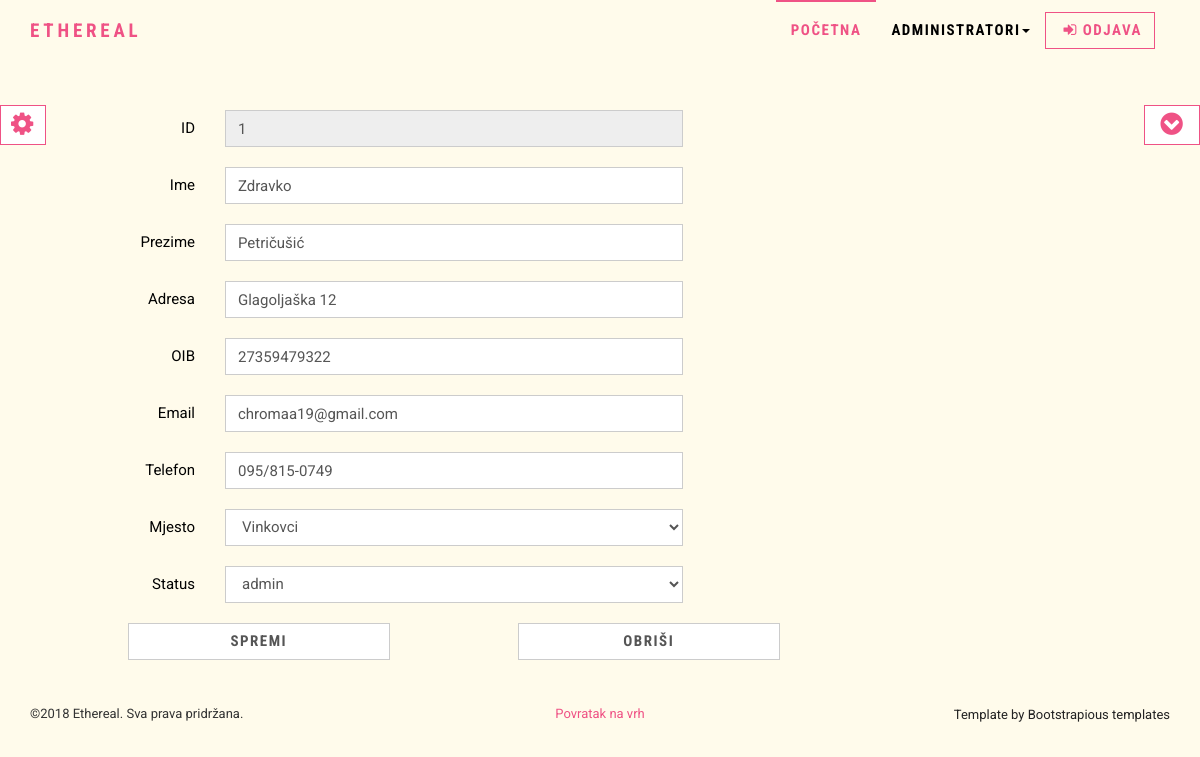
Page /php/user.php?id=1 (signed in) on the committed database.
### tables this page shows
CREATE TABLE `users` (
  `id` int(11) NOT NULL,
  `ime` varchar(30) NOT NULL,
  `prezime` varchar(30) NOT NULL,
  `username` varchar(255) NOT NULL,
  `password` varchar(255) NOT NULL,
  `oib` varchar(11) NOT NULL,
  `email` varchar(255) NOT NULL,
  `telefon` varchar(50) NOT NULL,
  `adresa` varchar(50) NOT NULL,
  `id_mjesto_fk` int(50) NOT NULL,
  `datum_rodjenja` date NOT NULL,
  `id_status_fk` int(11) NOT NULL
);

CREATE TABLE `mjesto` (
  `id` int(5) NOT NULL,
  `naziv` varchar(255) NOT NULL,
  `pbr` varchar(10) NOT NULL
);

CREATE TABLE `roles` (
  `id` int(11) NOT NULL,
  `status` varchar(30) NOT NULL
);

### php/user.php (the view, shortened to what this page needs)
<?php
$con = spajanje();
if($_SESSION['role'] !== "1"){
	die('<div class="alert" style="background:yellow;">
	<a href="index.php" class="close" data-dismiss="alert" aria-label="close">
	&times;
	</a>
	<strong>Nemate ovlasti za pristup ovoj stranici!</strong>
	</div>');
}
else{
$id=$_GET['id'];
$sql = "SELECT *
		FROM users
		WHERE id = $id;";
$result = mysqli_query($con, $sql);
if (mysqli_num_rows($result)==1){
	$user = mysqli_fetch_assoc($result);
}
}
require_once "includes/header.php";
?>
<form class="form-horizontal" action ="" method = "post">
	<div class="form-group">
		<label for="id_polaznik" class="col-sm-2 control-label">ID</label>
		<div class="col-sm-5">
		  <input type="text" class="form-control" placeholder="id_polaznik" value="<?php if(isset($user['id'])) echo  $user['id'];?>" disabled="disabled">
		</div>
	</div>
	<div class="form-group">
		<label for ="ime" class="col-sm-2 control-label">Ime</label>
		<div class="col-sm-5">
			<input type="text" id="ime" name="ime" class ="form-control" value="<?=$user['ime'];?>"/>
		</div>
	</div>
	<div class="form-group">
		<label for ="prezime" class="col-sm-2 control-label">Prezime</label>
		<div class="col-sm-5">
			<input type="text" id="prezime" name="prezime" class ="form-control" value="<?=$user['prezime'];?>"/>
		</div>
	</div>
	<div class="form-group">
		<label for ="adresa" class="col-sm-2 control-label">Adresa</label>
		<div class="col-sm-5">
			<input type="text" id="adresa" name="adresa" class ="form-control" value="<?=$user['adresa'];?>"/>
		</div>
	</div>
	<div class="form-group">
		<label for ="oib" class="col-sm-2 control-label">OIB</label>
		<div class="col-sm-5">
			<input type="text" id="oib" name="oib" class ="form-control" value="<?=$user['oib'];?>"/>
		</div>
	</div>
	<div class="form-group">
		<label for ="email" class="col-sm-2 control-label">Email</label>
		<div class="col-sm-5">
			<input type="email" id="email" name="email" class ="form-control" value="<?=$user['email'];?>"/>
		</div>
	</div>
	<div class="form-group">
		<label for ="telefon" class="col-sm-2 control-label">Telefon</label>
		<div class="col-sm-5">
			<input type="text" id="telefon" name="telefon" class ="form-control" value="<?=$user['telefon'];?>"/>
		</div>
	</div>
	<div class="form-group">
		<label for ="mjesto" class="col-sm-2 control-label">Mjesto</label>
		<div class="col-sm-5">
			<select id="mjesto" name="mjesto" class ="form-control">
			<?php
				$sql = "SELECT * FROM mjesto;";
				$res_mjesto = mysqli_query($con, $sql);
				if(mysqli_num_rows($res_mjesto)>0){
					while($mjesto = mysqli_fetch_assoc($res_mjesto)){
						echo '<option value="'.$mjesto['id'].'"';
						if($mjesto['id'] == $user['id_mjesto_fk'])
							echo "selected";
						echo '>';
						echo $mjesto['naziv'];
						echo '</option>';
					}
				}
			?>
			</select>
		</div>
	</div>
	<div class="form-group">
		<label for ="status" class="col-sm-2 control-label">Status</label>
		<div class="col-sm-5">
			<select id="status" name="status" class ="form-control">
	<?php
	$sql = "SELECT * FROM ROLES;";
	$res = mysqli_query($con, $sql);
	if(mysqli_num_rows($res)>0){
		while($role = mysqli_fetch_assoc($res)){
			echo '<option value="'.$role['id'].'"';
			if($role['id'] == $user['id_status_fk'])
				echo "selected";
			echo '>';
			echo $role['status'];
			echo '</option>';
		}
	}
	?>
		</select>
		</div>
	</div>
	<div class="form-group">
		<div class="col-sm-offset-1 col-sm-3">
			<input type ="submit" id="spremi" name = "spremi" class ="form-control btn btn-ghost submit" value="Spremi" />
		</div>
		<div class="col-sm-offset-1 col-sm-3">
			<button type ="submit" id="obrisi" name = "obrisi" class ="form-control btn btn-ghost submit"
			onclick='return confirm("Jeste li sigurni da želite obrisati tečaj?")' value="obrisi">Obriši</button>
		</div>
	</div>
</form>
<?php
require "includes/footer.php";
?>

### css/style.default.css (style rules this page uses)
html { height: 100%; }
body { height: 100%; }
a, button { -webkit-transition: all 0.2s ease-out; -moz-transition: all 0.2s ease-out; transition: all 0.2s ease-out; }
.btn-ghost { color: #ef5285; background-color: transparent; border-color: #ef5285; }
body { font-family: "Roboto", Helvetica, Arial, sans-serif; font-size: 15px; line-height: 1.55; color: #000; background-color: #fff; }
.btn { font-weight: 700; font-family: "Roboto Condensed", Helvetica, Arial, sans-serif; text-transform: uppercase; letter-spacing: 0.1em; padding: 6px 12px; font-size: 15px; line-height: 1.55; border-radius: 0px; }
label { font-weight: normal; }
.form-control { display: block; width: 100%; height: 37px; padding: 6px 12px; font-size: 15px; line-height: 1.55; color: #555555; background-color: #fff; background-image: none; border: 1px solid #ccc; border-radius: 0; -webkit-box-shadow: none; box-shadow: none; }
.form-group { margin-bottom: 20px; }

### css/custom.css (style rules this page uses)
body, .navbar, .question, table.dataTable tbody tr { background:#fffbeb; }
#site { display : none; }
.submit { -webkit-transition: all 0.2s ease-out; -moz-transition: all 0.2s ease-out; transition: all 0.2s ease-out; }

### rows in the picture
users: id "1", ime "Zdravko", prezime "Petričušić", adresa "Glagoljaška 12", oib "27359479322", email "chromaa19@gmail.com", telefon "095/815-0749", mjesto "Vinkovci", status "admin"
